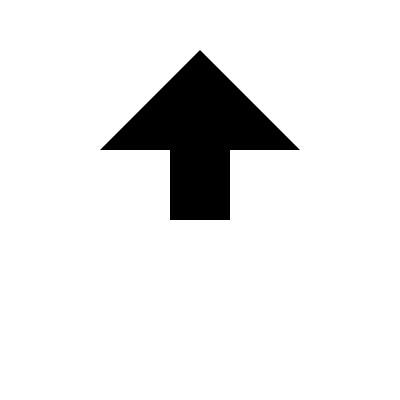
Frame 1 (no input)
Frame 60 (the mouse pressed at the canvas centre just before this capture): identical to frame 1, image omitted
Frame 120 (the mouse held since frame 60 and released just before this capture): blank canvas, image omitted

The Processing sketch that drew this single still picture (run headless with seeded random() and noise(); from frame 60 on, the mouse is pressed at the canvas centre):

// Processing sketch: processing_40755
// ── processing_40755.pde

void setup() {
  size(400, 400);
  smooth();
}

void draw() {
  
    background(255, 3);

 
  if(mouseY > 220){ 
  noStroke();
  fill(0); 
  rect(170, 180, 60, 70);
  triangle(200, 350, 300, 250, 100, 250);} 
  
  if(mouseY < 180){ 
  noStroke();
  fill(0); 
  rect(170, 150, 60, 70);
  triangle(200, 50, 300, 150, 100, 150);}
  
  
  
  
  /*
  noStroke();
  fill(255);
  ellipse(360, 310, 30, 30);
  ellipse(310, 360, 30, 30);
  rect(320, 320, 80, 80);

  fill(0);
  rect(mouseX, mouseY, 82, 82);
  ellipse(mouseX+40, mouseY-8, 32, 32);
  ellipse(mouseX-10, mouseY+42, 32, 32);
  */
  
}
